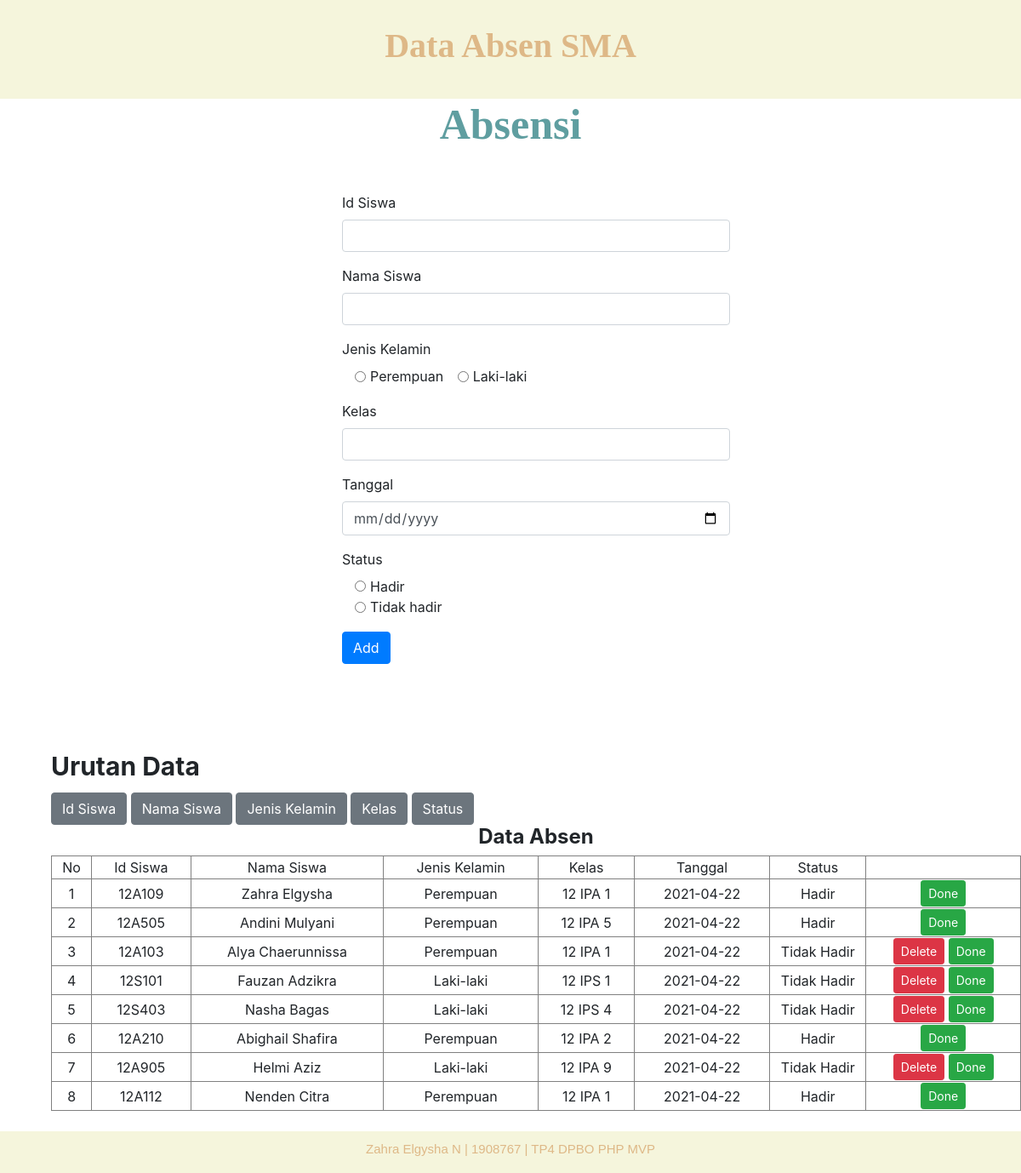
The page / on the database its author committed.
### tables this page shows
CREATE TABLE `data_absen` (
  `id` int(11) NOT NULL,
  `id_siswa` varchar(20) NOT NULL,
  `nama_siswa` varchar(100) NOT NULL,
  `gender` varchar(11) NOT NULL,
  `kelas` varchar(11) NOT NULL,
  `tanggal` date NOT NULL,
  `status_td` text NOT NULL
);

### conf.php (called while the page is built)
<?php
$db_host = "localhost";
$db_user = "root";
$db_password = "";
$db_name = "tp4dpbo";
 ?>

### includes/DB.class.php (called while the page is built, shortened)
<?php
class DB{
	var $db_host = '';
	var $db_user = '';
	var $db_password = '';
	var $db_name = '';
	var $db_link = '';
	var $result = 0;
	function DB($db_host='', $db_user='', $db_password='', $db_name=''){
		$this->db_host = $db_host;
		$this->db_user = $db_user;
		$this->db_password = $db_password;
		$this->db_name = $db_name;
	}
	function open(){
		$this->db_link = mysqli_connect($this->db_host, $this->db_user, $this->db_password, $this->db_name);
	}
	function execute($query=""){
		$this->result = mysqli_query($this->db_link, $query);
		return $this->result;
	}
	function getResult(){
		return mysqli_fetch_array($this->result);
	}
}
 ?>

### includes/Task.class.php (called while the page is built, shortened)
<?php
class Task extends DB{
	function getTask()
	{
		$query = "SELECT * FROM data_absen";
		return $this->execute($query);
	}
}
?>

### index.php (the view, shortened to what this page needs)
<?php
include("conf.php");
include("includes/Template.class.php");
include("includes/DB.class.php");
include("includes/Task.class.php");
$otask = new Task($db_host, $db_user, $db_password, $db_name);
$otask->open();
if(isset($_POST['id_siswa'])){
	$otask->getTaskid_siswa();
}
elseif(isset($_POST['nama_siswa'])){
	$otask->getTasknama_siswa();
}
elseif(isset($_POST['gender'])){
	$otask->getTaskgender();
}
elseif(isset($_POST['kelas'])){
	$otask->getTaskkelas();
}
elseif(isset($_POST['tanggal'])){
	$otask->getTasktanggal();
}
elseif(isset($_POST['status'])){
	$otask->getTaskstatus();
}
else{
	$otask->getTask();
}
$data = null;
$no = 1;
while (list($id, $id_siswa, $nama_siswa, $gender, $kelas, $tanggal, $status) = $otask->getResult()) {
	if($status == "Hadir")
	{
		$data .= "<tr>
		<td>" . $no . "</td>
		<td>" . $id_siswa . "</td>
		<td>" . $nama_siswa . "</td>
		<td>" . $gender . "</td>
		<td>" . $kelas . "</td>
		<td>" . $tanggal . "</td>
		<td>" . $status . "</td>
		<td>
		<button class='btn btn-success btn-sm' ><a href='index.php?id_status=" . $id .  "' style='color: white; text-decoration: none;'>Done</a></button>
		</td>
		</tr>";
		$no++;
	}else if($status == "Tidak Hadir"){
		$data .= "<tr>
		<td>" . $no . "</td>
		<td>" . $id_siswa . "</td>
		<td>" . $nama_siswa . "</td>
		<td>" . $gender . "</td>
		<td>" . $kelas . "</td>
		<td>" . $tanggal . "</td>
		<td>" . $status . "</td>
		<td>
		<button class='btn btn-danger btn-sm'><a href='index.php?id_hapus=" . $id . "' style='color: white; text-decoration: none; '>Delete</a></button>
		<button class='btn btn-success btn-sm' ><a href='index.php?id_status=" . $id .  "' style='color: white; text-decoration: none;'>Done</a></button>
		</td>
		</tr>";
		$no++;
	}
}

### includes/Template.class.php (shortened to what this page needs)
<?php
class Template{
	var $content = '';
	function Template($filename = ''){
		$this->content = implode('', @file($filename));
	}
	function clear(){
		$this->content = preg_replace("/DATA_[A-Z|_|0-9]+/", "", $this->content);
	}
	function write(){
		print $this->content;
	}
	function replace($old = '', $new = ''){
		if(is_int($new)){
			$value = sprintf("%d", $new);
		}elseif(is_float($new)){
			$value = sprintf("%f", $new);
		}elseif(is_array($new)){
			$value = '';
			foreach( $new as $item){
				$value .= $item. '';
			}
		}else{
			$value = $new;
		}
		$this->content = preg_replace("/$old/",  $value, $this->content);
	}
}
 ?>

### rows shown on the page
data_absen: id_siswa "12A109", nama_siswa "Zahra Elgysha", gender "Perempuan", kelas "12 IPA 1", tanggal "2021-04-22", status_td "Hadir"
data_absen: id_siswa "12A505", nama_siswa "Andini Mulyani", gender "Perempuan", kelas "12 IPA 5", tanggal "2021-04-22", status_td "Hadir"
data_absen: id_siswa "12A103", nama_siswa "Alya Chaerunnissa", gender "Perempuan", kelas "12 IPA 1", tanggal "2021-04-22", status_td "Tidak Hadir"
data_absen: id_siswa "12S101", nama_siswa "Fauzan Adzikra", gender "Laki-laki", kelas "12 IPS 1", tanggal "2021-04-22", status_td "Tidak Hadir"
data_absen: id_siswa "12S403", nama_siswa "Nasha Bagas", gender "Laki-laki", kelas "12 IPS 4", tanggal "2021-04-22", status_td "Tidak Hadir"
data_absen: id_siswa "12A210", nama_siswa "Abighail Shafira", gender "Perempuan", kelas "12 IPA 2", tanggal "2021-04-22", status_td "Hadir"
data_absen: id_siswa "12A905", nama_siswa "Helmi Aziz", gender "Laki-laki", kelas "12 IPA 9", tanggal "2021-04-22", status_td "Tidak Hadir"
data_absen: id_siswa "12A112", nama_siswa "Nenden Citra", gender "Perempuan", kelas "12 IPA 1", tanggal "2021-04-22", status_td "Hadir"
